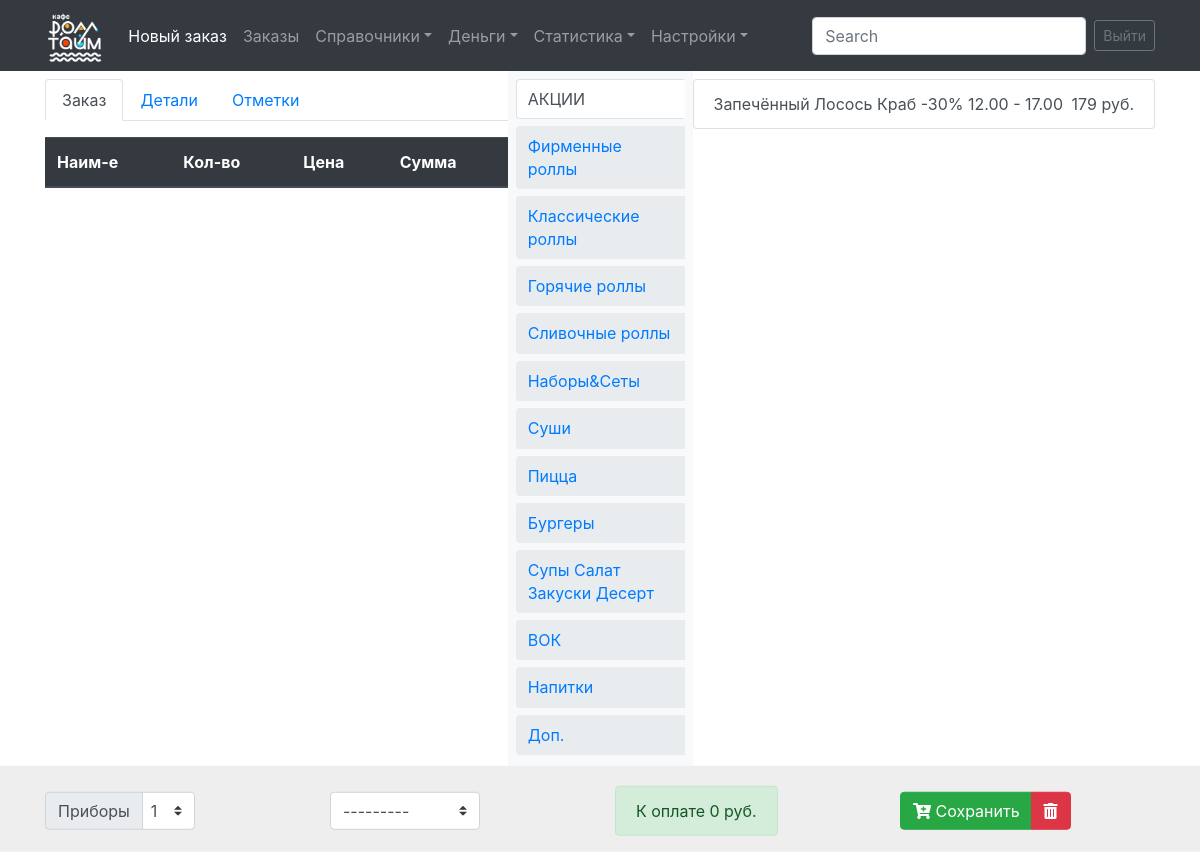
The app's page /new_order/ with its own data.
### new_order/models.py (models this page shows, shortened)
class Category(models.Model):
    class Meta:
        verbose_name = "Категория"
        verbose_name_plural = "Категории"
        ordering = ['category_sort']
    category_id = models.AutoField(
        verbose_name='Номер категории', primary_key=True)
    category_name = models.CharField(verbose_name='Категория', max_length=100)
    category_show = models.BooleanField('Видимость', default=True)
    category_sort = models.IntegerField('Порядок', default=0)

class Item(models.Model):
    class Meta:
        verbose_name = "Товар"
        verbose_name_plural = "Товары"
    def __str__(self):
        return f'{self.item_name}'
    item_id = models.AutoField(verbose_name='Номер товара', primary_key=True)
    item_index = models.IntegerField(
        verbose_name='Артикул', blank=True, null=True)
    item_category = models.ForeignKey(
        Category, verbose_name='Категория', on_delete=models.CASCADE, blank=False)
    item_name = models.CharField(
        verbose_name='Наименование', max_length=100, default='')
    item_price = models.IntegerField(verbose_name='Цена')
    item_color = models.ForeignKey(
        Color, verbose_name='Цвет', on_delete=models.SET_NULL, blank=True, null=True)
    item_description = models.TextField(verbose_name='Описание', blank=True)
    item_show = models.BooleanField('Видимость', default=True)

### new_order/views.py (the view)
# urls.py: path('new_order/', include('new_order.urls')),
def new_order(request):
    item_formset = modelformset_factory(OrderItem, form=ItemForm, extra=0, can_delete=True)
    if request.method == 'POST':
        form = NewOrderForm(request.POST, auto_id=False)
        formset = item_formset(request.POST)
        if create_new_order(form, formset):
            return redirect('new_order:new_order_url')
    else:
        form = NewOrderForm(auto_id=False, initial={'order_number': create_new_order_number()})
        formset = item_formset(queryset=OrderItem.objects.none())
    return render(request, 'new_order/new_order.html', prepare_context_for_html(form, formset))

### new_order/models.py (called while the page is built)
    def __str__(self):
        return f'{self.sale}'

    def __str__(self):
        return f'{self.payment_name}'

    def __str__(self):
        return f'{self.learning_from_name}'

    def __str__(self):
        return f'{self.branch_name} - {self.branch_address}'

### new_order/services.py (called while the page is built)
def prepare_context_for_html(form, formset):
    category_list = Category.objects.all()
    item_list = Item.objects.all()
    context = {'category_list': category_list,
               'item_list': item_list,
               'form': form,
               'formset': formset,
               }
    return context

def create_new_order_number():
    order_numbers = Order.objects.all().only('order_number')
    new_order_number = 0
    for order_number in order_numbers:
        if order_number.order_number > new_order_number:
            new_order_number = order_number.order_number
    new_order_number += 1
    return new_order_number

### templates/new_order/new_order.html (shortened to what this page needs)
{% extends "base.html" %}
{% load static %}
{% block custom_head %}
<link rel="stylesheet" href='{% static "css/new_order.css" %}'>
{% endblock %}
{% block container %}
<form method="post" action="" id="form_new_order_data">
    <div class="container-xl">
        <div class="row  no-gutters">
            <div class="col-5 col-md-5">
                <ul class="nav nav-tabs mt-2" id="new-order-tabs">
                    <li class="nav-item">
                        <a class="nav-link active" data-toggle="tab" href="#order">Заказ</a>
                    </li>
                    <li class="nav-item">
                        <a class="nav-link" data-toggle="tab" href="#details">Детали</a>
                    </li>
                    <li class="nav-item">
                        <a class="nav-link" data-toggle="tab" href="#advanced">Отметки</a>
                    </li>
                </ul>
                <div class="tab-content mt-3">
                    <div class="tab-pane fade table-responsive active show mr-3" id="order">
                        <table class="table input_to_text">
                            <thead class="thead-dark">
                                <tr>
                                    <th scope="col">Наим-е</th>
                                    <th scope="col" nowrap>Кол-во</th>
                                    <th scope="col">Цена</th>
                                    <th scope="col">Сумма</th>
                                </tr>
                            </thead>
                        </table>
                    </div>
                </div>
            </div>
            <div class="col-2 col-md-2 bg-light custom-nav overflow-auto">
                <ul class="nav nav-tabs mt-2 mb-1 flex-column">
                    {% for category in category_list %} {% if category.category_show %}
                    <li class="nav-item"><a class="nav-link {% if forloop.counter == 1 %}active{% endif %}" data-toggle="tab" href="#id_{{ category.category_id}}">
                            {{ category.category_name }}</a></li>
                    {% endif %} {% endfor %}
                </ul>
            </div>
            <div class="col-5 coll-md-5 overflow-auto">
                <div class="tab-content custom-list mt-2">
                    {% for category in category_list %} {% if category.category_show %}
                    <div class="tab-pane fade {% if forloop.counter == 1 %}active show{% endif %}" id="id_{{ category.category_id}}">
                        <div class="list-group">
                            {% for item in item_list %} {% if item.item_category_id == category.category_id %} {% if item.item_show %}
                            <a href="javascript://" onclick="addRow('{{ form.order_number.value }}', '{{ item.item_id }}', '{{ item.item_name }}', '{{ item.item_price }}'); return false;" class="list-group-item list-group-item-action">
                                {{ item.item_name }} <span>{{ item.item_price }} руб.</span>
                            </a> {% endif %} {% endif %} {% endfor %}
                        </div>
                    </div>
                    {% endif %} {% endfor %}
                </div>
            </div>
        </div>
    </div>
    <footer class="footer">
        <div class="container-xl">
            <div class="row  align-items-center pt-3 pb-3">
                <div class="col mt-1">
                    <div class="input-group" style="width:150px">
                        <div class="input-group-prepend">
                            <span class="input-group-text">Приборы</span>
                        </div>
                        {{ form.order_person }}
                    </div>
                </div>
                <div class="col mt-1">
                    <div class="input-group" style="width:150px">
                        {{ form.order_sale }}
                    </div>
                </div>
                <div class="col mt-1">
                    <div class="input-group" style="min-width:175px">
                        <span class="alert alert-success mb-0">К оплате <span id="total_price">0</span> руб.</span>
                    </div>
                </div>
                <div class="col mt-1">
                    <div class="input-group" style="min-width:170px">
                        <div class="input-group-prepend">
                            <button class="btn btn-success" type="submit"><i class="fas fa-cart-plus"></i> Сохранить
                            </button>
                        </div>
                        <div class="input-group-append" id="button-addon4">
                            <button class="btn btn-danger" type="button"><i class="fas fa-trash-alt"></i></button>
                        </div>
                    </div>
                </div>
            </div>
        </div>
    </footer>
</form>
{% endblock %}

### static/css/new_order.css (style rules this page uses)
.custom-nav .nav-tabs { border-bottom: 0; }
.custom-nav .nav-link { margin: 0 .5rem .5rem .5rem; background-color: #e9ecef; padding: .5rem .7rem; border-top-left-radius: .25rem; border-bottom-left-radius: .25rem; border-top-right-radius: 0; line-height: 1.4; }
.custom-nav .nav-link.active { border-color: #dee2e6 #fff #dee2e6 #dee2e6; }
.custom-list .list-group-item span { white-space: nowrap; float: right; }
.footer { position: sticky; bottom: 0; width: 100%; z-index: 1020; background-color: #eeeeee; }

### records on screen
Category: category_name "АКЦИИ"
Category: category_name "Фирменные роллы"
Category: category_name "Классические роллы"
Category: category_name "Горячие роллы"
Category: category_name "Сливочные роллы"
Category: category_name "Наборы&Сеты"
Category: category_name "Суши"
Category: category_name "Пицца"
Category: category_name "Бургеры"
Category: category_name "Супы Салат Закуски Десерт"
Category: category_name "ВОК"
Category: category_name "Напитки"
Category: category_name "Доп."
Item: item_name "Запечённый Лосось Краб -30% 12.00 - 17.00", item_price "179"
